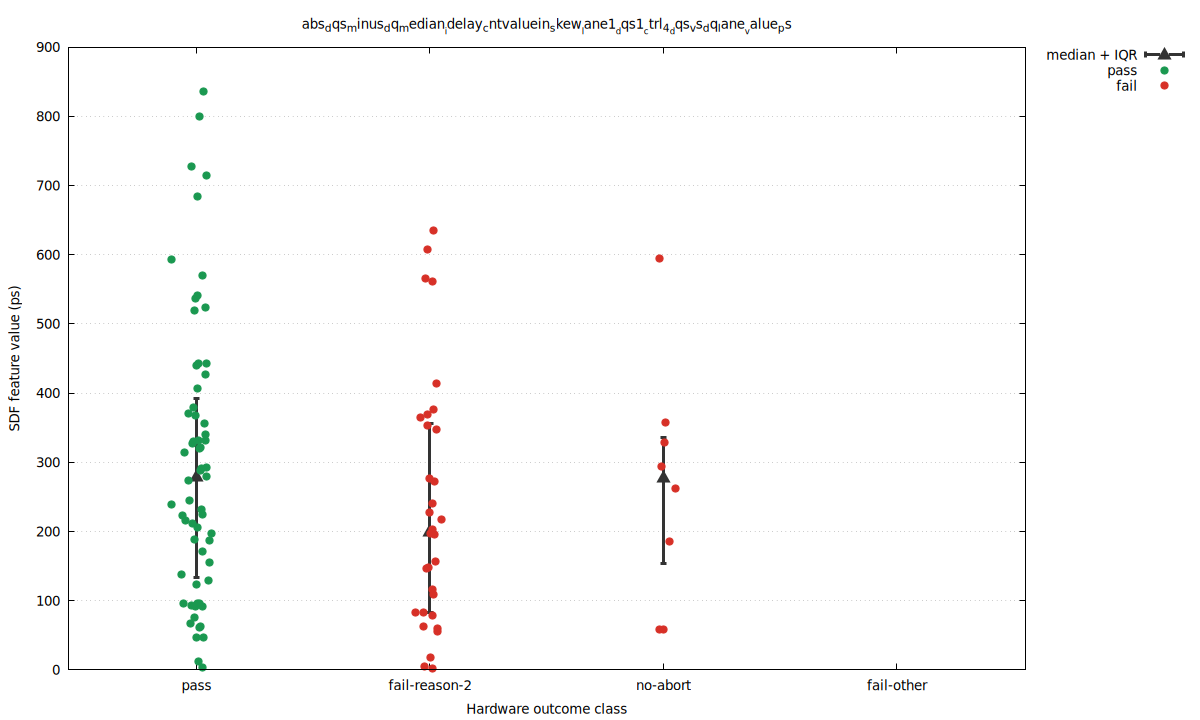

Recreate this plot in gnuplot.
set terminal pngcairo size 1200,720 enhanced font 'DejaVu Sans,10'
set output 'baseline_seed_1_30_skew_abs_dqs_minus_dq_median_idelay_cntvaluein_skew_lane1_dqs1_ctrl_4_dqs_vs_dq_lane_value_.png'
set datafile separator comma
set key outside right top
set grid ytics
set xrange [0.45:4.55]
set xtics ('pass' 1, 'fail-reason-2' 2, 'no-abort' 3, 'fail-other' 4)
set xlabel 'Hardware outcome class'
set ylabel 'SDF feature value (ps)'
set title 'abs_dqs_minus_dq_median__idelay_cntvaluein_skew__lane1__dqs1__ctrl_4__dqs_vs_dq_lane__value_ps'
plot \
  'baseline_seed_1_30_skew_abs_dqs_minus_dq_median_idelay_cntvaluein_skew_lane1_dqs1_ctrl_4_dqs_vs_dq_lane_value_.summary.dat' using 1:4:3:5 with yerrorbars pt 9 ps 1.5 lw 3 lc rgb '#333333' title 'median + IQR', \
  'baseline_seed_1_30_skew_abs_dqs_minus_dq_median_idelay_cntvaluein_skew_lane1_dqs1_ctrl_4_dqs_vs_dq_lane_value_.dat' using 1:4 with points pt 7 ps 1.2 lc rgb '#1a9850' title 'pass', \
  'baseline_seed_1_30_skew_abs_dqs_minus_dq_median_idelay_cntvaluein_skew_lane1_dqs1_ctrl_4_dqs_vs_dq_lane_value_.dat' using 1:5 with points pt 7 ps 1.2 lc rgb '#d73027' title 'fail'
